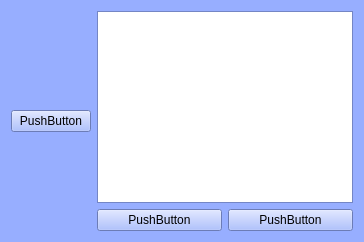
      <widget class="QWidget" name="BackupTab">
       <property name="palette">
        <palette>
         <active>
          <colorrole role="WindowText">
           <brush brushstyle="SolidPattern">
            <color alpha="255">
             <red>0</red>
             <green>0</green>
             <blue>0</blue>
            </color>
           </brush>
          </colorrole>
          <colorrole role="Button">
           <brush brushstyle="SolidPattern">
            <color alpha="255">
             <red>151</red>
             <green>174</green>
             <blue>255</blue>
            </color>
           </brush>
          </colorrole>
          <colorrole role="Light">
           <brush brushstyle="SolidPattern">
            <color alpha="255">
             <red>255</red>
             <green>255</green>
             <blue>255</blue>
            </color>
           </brush>
          </colorrole>
          <colorrole role="Midlight">
           <brush brushstyle="SolidPattern">
            <color alpha="255">
             <red>203</red>
             <green>214</green>
             <blue>255</blue>
            </color>
           </brush>
          </colorrole>
          <colorrole role="Dark">
           <brush brushstyle="SolidPattern">
            <color alpha="255">
             <red>75</red>
             <green>87</green>
             <blue>127</blue>
            </color>
           </brush>
          </colorrole>
          <colorrole role="Mid">
           <brush brushstyle="SolidPattern">
            <color alpha="255">
             <red>101</red>
             <green>116</green>
             <blue>170</blue>
            </color>
           </brush>
          </colorrole>
          <colorrole role="Text">
           <brush brushstyle="SolidPattern">
            <color alpha="255">
             <red>0</red>
             <green>0</green>
             <blue>0</blue>
            </color>
           </brush>
          </colorrole>
          <colorrole role="BrightText">
           <brush brushstyle="SolidPattern">
            <color alpha="255">
             <red>255</red>
             <green>255</green>
             <blue>255</blue>
            </color>
           </brush>
          </colorrole>
          <colorrole role="ButtonText">
           <brush brushstyle="SolidPattern">
            <color alpha="255">
             <red>0</red>
             <green>0</green>
             <blue>0</blue>
            </color>
           </brush>
          </colorrole>
          <colorrole role="Base">
           <brush brushstyle="SolidPattern">
            <color alpha="255">
             <red>255</red>
             <green>255</green>
             <blue>255</blue>
            </color>
           </brush>
          </colorrole>
          <colorrole role="Window">
           <brush brushstyle="SolidPattern">
            <color alpha="255">
             <red>151</red>
             <green>174</green>
             <blue>255</blue>
            </color>
           </brush>
          </colorrole>
          <colorrole role="Shadow">
           <brush brushstyle="SolidPattern">
            <color alpha="255">
             <red>0</red>
             <green>0</green>
             <blue>0</blue>
            </color>
           </brush>
          </colorrole>
          <colorrole role="AlternateBase">
           <brush brushstyle="SolidPattern">
            <color alpha="255">
             <red>203</red>
             <green>214</green>
             <blue>255</blue>
            </color>
           </brush>
          </colorrole>
          <colorrole role="ToolTipBase">
           <brush brushstyle="SolidPattern">
            <color alpha="255">
             <red>255</red>
             <green>255</green>
             <blue>220</blue>
            </color>
           </brush>
          </colorrole>
          <colorrole role="ToolTipText">
           <brush brushstyle="SolidPattern">
            <color alpha="255">
             <red>0</red>
             <green>0</green>
             <blue>0</blue>
            </color>
           </brush>
          </colorrole>
          <colorrole role="PlaceholderText">
           <brush brushstyle="SolidPattern">
            <color alpha="127">
             <red>0</red>
             <green>0</green>
             <blue>0</blue>
            </color>
           </brush>
          </colorrole>
          <colorrole role="Accent">
           <brush brushstyle="SolidPattern">
            <color alpha="255">
             <red>255</red>
             <green>255</green>
             <blue>255</blue>
            </color>
           </brush>
          </colorrole>
         </active>
         <inactive>
          <colorrole role="WindowText">
           <brush brushstyle="SolidPattern">
            <color alpha="255">
             <red>0</red>
             <green>0</green>
             <blue>0</blue>
            </color>
           </brush>
          </colorrole>
          <colorrole role="Button">
           <brush brushstyle="SolidPattern">
            <color alpha="255">
             <red>151</red>
             <green>174</green>
             <blue>255</blue>
            </color>
           </brush>
          </colorrole>
          <colorrole role="Light">
           <brush brushstyle="SolidPattern">
            <color alpha="255">
             <red>255</red>
             <green>255</green>
             <blue>255</blue>
            </color>
           </brush>
          </colorrole>
          <colorrole role="Midlight">
           <brush brushstyle="SolidPattern">
            <color alpha="255">
             <red>203</red>
             <green>214</green>
             <blue>255</blue>
            </color>
           </brush>
          </colorrole>
          <colorrole role="Dark">
           <brush brushstyle="SolidPattern">
            <color alpha="255">
             <red>75</red>
             <green>87</green>
             <blue>127</blue>
            </color>
           </brush>
          </colorrole>
          <colorrole role="Mid">
           <brush brushstyle="SolidPattern">
            <color alpha="255">
             <red>101</red>
             <green>116</green>
             <blue>170</blue>
            </color>
           </brush>
          </colorrole>
          <colorrole role="Text">
           <brush brushstyle="SolidPattern">
            <color alpha="255">
             <red>0</red>
             <green>0</green>
             <blue>0</blue>
            </color>
           </brush>
          </colorrole>
          <colorrole role="BrightText">
           <brush brushstyle="SolidPattern">
            <color alpha="255">
             <red>255</red>
             <green>255</green>
             <blue>255</blue>
            </color>
           </brush>
          </colorrole>
          <colorrole role="ButtonText">
           <brush brushstyle="SolidPattern">
            <color alpha="255">
             <red>0</red>
             <green>0</green>
             <blue>0</blue>
            </color>
           </brush>
          </colorrole>
          <colorrole role="Base">
           <brush brushstyle="SolidPattern">
            <color alpha="255">
             <red>255</red>
             <green>255</green>
             <blue>255</blue>
            </color>
           </brush>
          </colorrole>
          <colorrole role="Window">
           <brush brushstyle="SolidPattern">
            <color alpha="255">
             <red>151</red>
             <green>174</green>
             <blue>255</blue>
            </color>
           </brush>
          </colorrole>
          <colorrole role="Shadow">
           <brush brushstyle="SolidPattern">
            <color alpha="255">
             <red>0</red>
             <green>0</green>
             <blue>0</blue>
            </color>
           </brush>
          </colorrole>
          <colorrole role="AlternateBase">
           <brush brushstyle="SolidPattern">
            <color alpha="255">
             <red>203</red>
             <green>214</green>
             <blue>255</blue>
            </color>
           </brush>
          </colorrole>
          <colorrole role="ToolTipBase">
           <brush brushstyle="SolidPattern">
            <color alpha="255">
             <red>255</red>
             <green>255</green>
             <blue>220</blue>
            </color>
           </brush>
          </colorrole>
          <colorrole role="ToolTipText">
           <brush brushstyle="SolidPattern">
            <color alpha="255">
             <red>0</red>
             <green>0</green>
             <blue>0</blue>
            </color>
           </brush>
          </colorrole>
          <colorrole role="PlaceholderText">
           <brush brushstyle="SolidPattern">
            <color alpha="127">
             <red>0</red>
             <green>0</green>
             <blue>0</blue>
            </color>
           </brush>
          </colorrole>
          <colorrole role="Accent">
           <brush brushstyle="SolidPattern">
            <color alpha="255">
             <red>255</red>
             <green>255</green>
             <blue>255</blue>
            </color>
           </brush>
          </colorrole>
         </inactive>
         <disabled>
          <colorrole role="WindowText">
           <brush brushstyle="SolidPattern">
            <color alpha="255">
             <red>75</red>
             <green>87</green>
             <blue>127</blue>
            </color>
           </brush>
          </colorrole>
          <colorrole role="Button">
           <brush brushstyle="SolidPattern">
            <color alpha="255">
             <red>151</red>
             <green>174</green>
             <blue>255</blue>
            </color>
           </brush>
          </colorrole>
          <colorrole role="Light">
           <brush brushstyle="SolidPattern">
            <color alpha="255">
             <red>255</red>
             <green>255</green>
             <blue>255</blue>
            </color>
           </brush>
          </colorrole>
          <colorrole role="Midlight">
           <brush brushstyle="SolidPattern">
            <color alpha="255">
             <red>203</red>
             <green>214</green>
             <blue>255</blue>
            </color>
           </brush>
          </colorrole>
          <colorrole role="Dark">
           <brush brushstyle="SolidPattern">
            <color alpha="255">
             <red>75</red>
             <green>87</green>
             <blue>127</blue>
            </color>
           </brush>
          </colorrole>
          <colorrole role="Mid">
           <brush brushstyle="SolidPattern">
            <color alpha="255">
             <red>101</red>
             <green>116</green>
             <blue>170</blue>
            </color>
           </brush>
          </colorrole>
          <colorrole role="Text">
           <brush brushstyle="SolidPattern">
            <color alpha="255">
             <red>75</red>
             <green>87</green>
             <blue>127</blue>
            </color>
           </brush>
          </colorrole>
          <colorrole role="BrightText">
           <brush brushstyle="SolidPattern">
            <color alpha="255">
             <red>255</red>
             <green>255</green>
             <blue>255</blue>
            </color>
           </brush>
          </colorrole>
          <colorrole role="ButtonText">
           <brush brushstyle="SolidPattern">
            <color alpha="255">
             <red>75</red>
             <green>87</green>
             <blue>127</blue>
            </color>
           </brush>
          </colorrole>
          <colorrole role="Base">
           <brush brushstyle="SolidPattern">
            <color alpha="255">
             <red>151</red>
             <green>174</green>
             <blue>255</blue>
            </color>
           </brush>
          </colorrole>
          <colorrole role="Window">
           <brush brushstyle="SolidPattern">
            <color alpha="255">
             <red>151</red>
             <green>174</green>
             <blue>255</blue>
            </color>
           </brush>
          </colorrole>
          <colorrole role="Shadow">
           <brush brushstyle="SolidPattern">
            <color alpha="255">
             <red>0</red>
             <green>0</green>
             <blue>0</blue>
            </color>
           </brush>
          </colorrole>
          <colorrole role="AlternateBase">
           <brush brushstyle="SolidPattern">
            <color alpha="255">
             <red>151</red>
             <green>174</green>
             <blue>255</blue>
            </color>
           </brush>
          </colorrole>
          <colorrole role="ToolTipBase">
           <brush brushstyle="SolidPattern">
            <color alpha="255">
             <red>255</red>
             <green>255</green>
             <blue>220</blue>
            </color>
           </brush>
          </colorrole>
          <colorrole role="ToolTipText">
           <brush brushstyle="SolidPattern">
            <color alpha="255">
             <red>0</red>
             <green>0</green>
             <blue>0</blue>
            </color>
           </brush>
          </colorrole>
          <colorrole role="PlaceholderText">
           <brush brushstyle="SolidPattern">
            <color alpha="127">
             <red>75</red>
             <green>87</green>
             <blue>127</blue>
            </color>
           </brush>
          </colorrole>
          <colorrole role="Accent">
           <brush brushstyle="SolidPattern">
            <color alpha="255">
             <red>227</red>
             <green>234</green>
             <blue>255</blue>
            </color>
           </brush>
          </colorrole>
         </disabled>
        </palette>
       </property>
       <property name="focusPolicy">
        <enum>Qt::NoFocus</enum>
       </property>
       <property name="autoFillBackground">
        <bool>true</bool>
       </property>
       <attribute name="title">
        <string>Backup</string>
       </attribute>
       <layout class="QGridLayout" name="gridLayout_3">
        <item row="0" column="0">
         <layout class="QHBoxLayout" name="horizontalLayout_4">
          <item>
           <widget class="QPushButton" name="pushButton_5">
            <property name="text">
             <string>PushButton</string>
            </property>
           </widget>
          </item>
          <item>
           <layout class="QVBoxLayout" name="verticalLayout_4">
            <item>
             <widget class="QListWidget" name="listWidget_2"/>
            </item>
            <item>
             <layout class="QHBoxLayout" name="horizontalLayout_3">
              <item>
               <widget class="QPushButton" name="pushButton_4">
                <property name="text">
                 <string>PushButton</string>
                </property>
               </widget>
              </item>
              <item>
               <widget class="QPushButton" name="pushButton_3">
                <property name="text">
                 <string>PushButton</string>
                </property>
               </widget>
              </item>
             </layout>
            </item>
           </layout>
          </item>
         </layout>
        </item>
       </layout>
      </widget>
